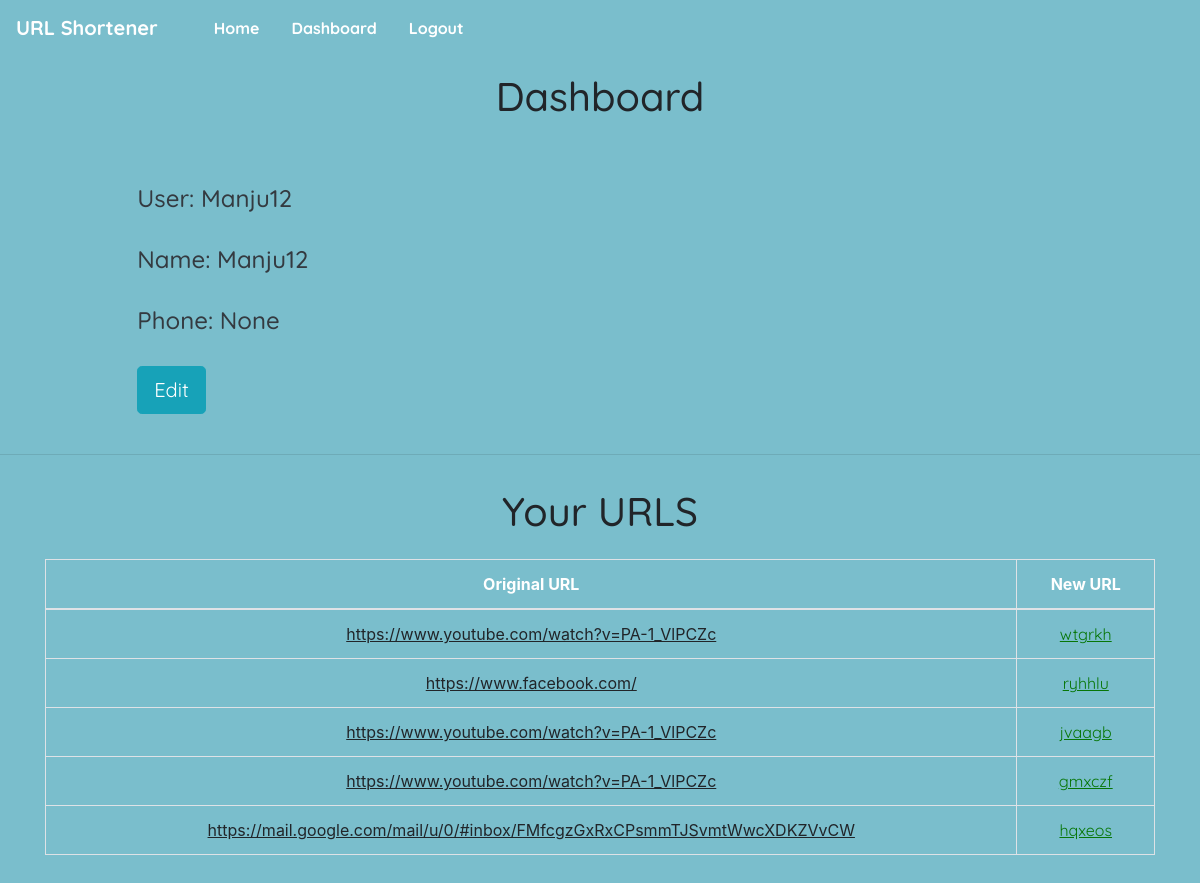
The page /dashboard/11/ (signed in) on the database its author committed.
### shortener/models.py (models this page shows, shortened)
class Person(models.Model):
    user = models.OneToOneField(User, null=True, blank=True, on_delete=CASCADE)
    name = models.CharField(max_length=200, null=True)
    phone = models.CharField(max_length=200, null=True, blank=True)

class URLS(models.Model):
    long_url = models.URLField(max_length=200)
    short_url = models.URLField(max_length=200)
    created_by = models.ForeignKey(User, on_delete=models.CASCADE, null=True, blank=True)

### shortener/views.py (the view)
# urls.py: path('dashboard/<str:pk>/', views.dashboard, name='dashboard'),
@login_required
def dashboard(request, pk):
    person = Person.objects.get(id=pk)
    myurls = URLS.objects.filter(created_by_id=pk)
    context = {'Person': person, 'myurls': myurls}
    return render(request, 'shortener/dashboard.html', context)

### shortener/templates/shortener/dashboard.html (shortened to what this page needs)
{% include 'main.html' %}
{% block content %}
<div class="text-center">
    <h1 class="pt-3 pb-3">Dashboard</h1>
</div>
<div class="row m-3">
    <div class="col-md-7 p-4 offset-1">
        <h4 class="text-dark"> User: {{ Person.user }} </h4><br>
        <h4 class="text-dark"> Name: {{ Person.name }} </h4><br>
        <h4 class="text-dark"> Phone: {{ Person.phone }} </h4><br>
        <div class="text-left">
            <a href="{% url 'edit' request.user.id %}" class="btn btn-lg btn-info">
                Edit
            </a>
        </div>
    </div>
</div>
<hr>
<div class="text-center">
    <h1 class="pt-3 pb-3">Your URLS</h1>
</div>
<div class="container text-center mb-4">
    <table class="table table-hover table-bordered mb-5">
        <thead>
            <tr>
                <th scope="col" style="color: white">Original URL</th>
                <th scope="col" style="color: white">New URL</th>
            </tr>
        </thead>
        <tbody>
            {% for element in myurls %}
            <tr>
                <td style="text-decoration: underline">{{ element.long_url }}</td>
                <td><a href="#{{ element.short_url }}" style="color: #077607; text-decoration: underline">{{ element.short_url }}</a>
            {% endfor %}
        </tbody>
    </table>
</div>
{% endblock %}

### shortener/templates/main.html (shortened to what this page needs)
<!doctype html>
<html lang="en">
<head>
    <link rel="stylesheet" href="https://maxcdn.bootstrapcdn.com/bootstrap/4.0.0/css/bootstrap.min.css"
>
    <link rel="stylesheet" href="/static/css/base.css">
</head>
<body>
    {% include 'shortener/navbar.html' %}
</body>
</html>

### shortener/templates/shortener/navbar.html (shortened to what this page needs)
{% load static %}
<nav class="navbar navbar-expand-lg navbar-light bg-infot">
  <a class="text-white mr-5 font-weight-bold navbar-brand" href="#">URL Shortener</a>
  <div class="collapse navbar-collapse" id="navbarNavDropdown">
    <ul class="navbar-nav">
      <li class="nav-item">
        <a class="text-white mr-3 font-weight-bold nav-link" href="{% url 'home' %}">Home</a>
      </li>
        {% if user.is_authenticated %}
      <li class="nav-item">
        <a class="text-white mr-3 font-weight-bold nav-link" href="{% url 'dashboard' request.user.id %}">Dashboard</a>
      </li>
      <li class="nav-item">
        <a class="text-white mr-3 font-weight-bold nav-link" href="{% url 'logout' %}">Logout</a>
      </li>
        {% else %}
      <li class="nav-item">
        <a class="text-white mr-3 font-weight-bold nav-link" href="{% url 'login' %}">Login/Signup</a>
      </li>
        {% endif %}
    </ul>
  </div>
</nav>

### static/css/base.css (style rules this page uses)
body, html { margin: 0; padding: 0; height: 100%; background: #7abecc ; }
* { overflow-x: hidden; }
h1, h4, a { font-family: 'Quicksand', sans-serif; }
h1 { overflow-y: hidden; }

### rows shown on the page
Person: user "Manju12", name "Manju12", phone "None"
URLS: long_url "https://www.youtube.com/watch?v=PA-1_VlPCZc", short_url "wtgrkh"
URLS: long_url "https://www.facebook.com/", short_url "ryhhlu"
URLS: long_url "https://www.youtube.com/watch?v=PA-1_VlPCZc", short_url "jvaagb"
URLS: long_url "https://www.youtube.com/watch?v=PA-1_VlPCZc", short_url "gmxczf"
URLS: long_url "https://mail.google.com/mail/u/0/#inbox/FMfcgzGxRxCPsmmTJSvmtWwcXDKZVvCW", short_url "hqxeos"
